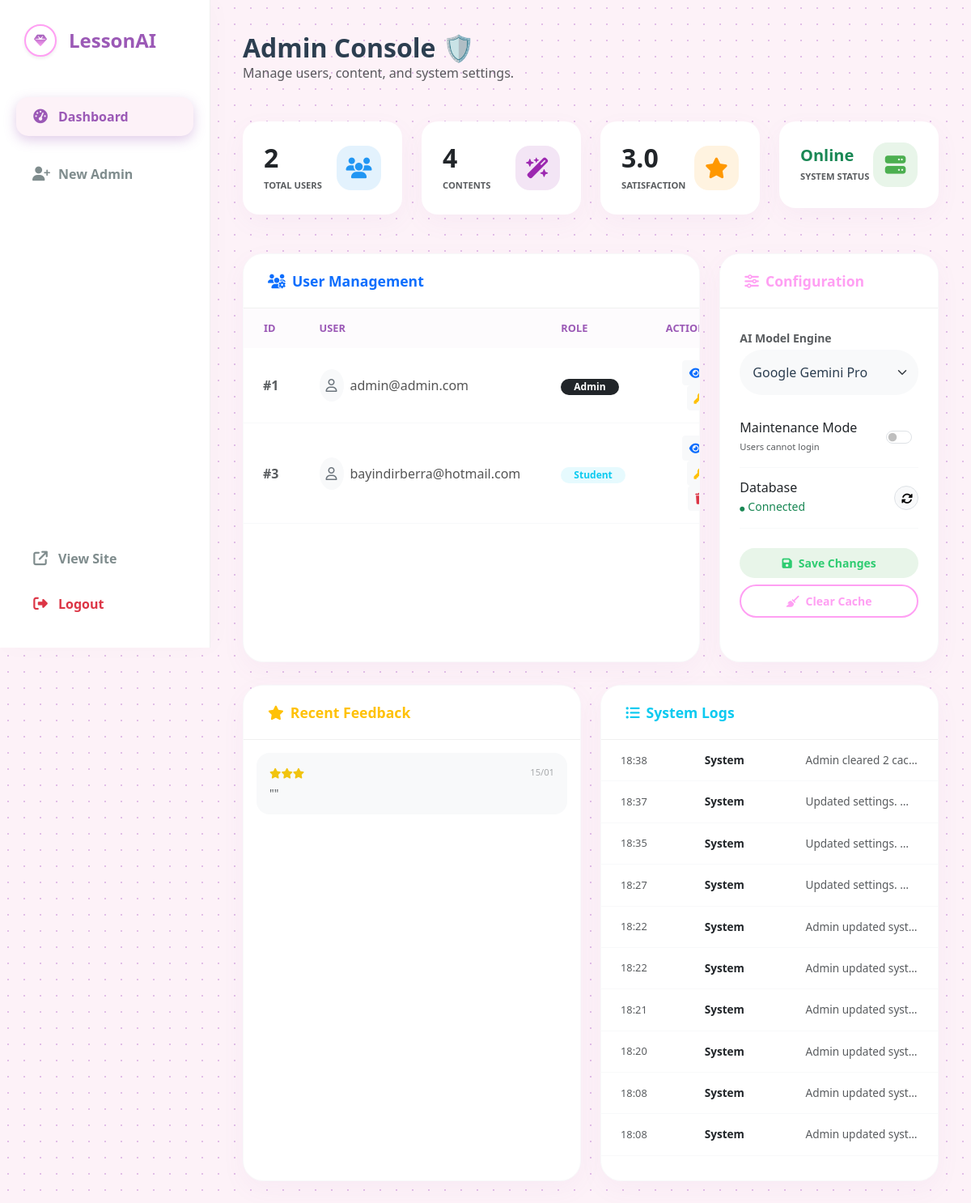
The page /admin (signed in) on the database its author committed.
### app/models/user.py (models this page shows, shortened)
class User(UserMixin, db.Model):
    id = db.Column(db.Integer, primary_key=True)
    email = db.Column(db.String(100), unique=True, nullable=False)
    password_hash = db.Column(db.String(200), nullable=False)
    role = db.Column(db.String(20), default='Student') # Roles: 'Student' or 'Admin'
    created_at = db.Column(db.DateTime, default=db.func.current_timestamp())
    @property
    def is_admin(self):
        return self.role == 'Admin'

### app/models/feedback.py (models this page shows)
class Feedback(db.Model):
    id = db.Column(db.Integer, primary_key=True)
    user_id = db.Column(db.Integer, db.ForeignKey('user.id'))
    content_id = db.Column(db.Integer, db.ForeignKey('content.id'))
    rating = db.Column(db.Integer) # 1 to 5 stars
    comment = db.Column(db.Text)
    created_at = db.Column(db.DateTime, default=db.func.current_timestamp())

### app/models/log.py (models this page shows)
class ActivityLog(db.Model):
    id = db.Column(db.Integer, primary_key=True)
    user_id = db.Column(db.Integer, db.ForeignKey('user.id'))
    action = db.Column(db.String(100)) # e.g. "Login", "Generated Content"
    details = db.Column(db.String(255))
    timestamp = db.Column(db.DateTime, default=db.func.current_timestamp())

### run.py (the view)
@app.route('/admin')
@login_required
def admin_dashboard():
    if not current_user.is_admin: abort(403)
    metrics = {'users': User.query.count(), 'contents': Content.query.count(), 'feedbacks': Feedback.query.count(), 'avg_rating': db.session.query(db.func.avg(Feedback.rating)).scalar() or 0}
    return render_template('admin/dashboard.html', metrics=metrics, users=User.query.all(), logs=ActivityLog.query.order_by(ActivityLog.timestamp.desc()).limit(10).all(), feedbacks=Feedback.query.order_by(Feedback.created_at.desc()).limit(5).all(), current_user=current_user, config=SYSTEM_CONFIG)

### app/templates/admin/dashboard.html (shortened to what this page needs)
<!DOCTYPE html>
<html lang="en">
<head>
    <link href="https://cdn.jsdelivr.net/npm/bootstrap@5.3.0/dist/css/bootstrap.min.css" rel="stylesheet">
    <link rel="stylesheet" href="https://cdnjs.cloudflare.com/ajax/libs/font-awesome/6.4.0/css/all.min.css">
    <link rel="stylesheet" href="{{ url_for('static', filename='style.css') }}?v=55">
</head>
<body>
    <div class="sidebar">
        <div class="brand-box">
            <div class="bg-white text-danger rounded-circle d-flex align-items-center justify-content-center shadow-sm" style="width: 40px; height: 40px; border: 2px solid #ff9ff3;">
                <i class="fa-solid fa-gem" style="background: -webkit-linear-gradient(#9b59b6, #ff9ff3); -webkit-background-clip: text; -webkit-text-fill-color: transparent;"></i>
            </div>
            <h4 class="fw-bold m-0" style="color: #9b59b6;">LessonAI</h4>
        </div>
        <ul class="nav-links">
            <li class="nav-item">
                <a href="/admin" class="nav-link active">
                    <i class="fa-solid fa-gauge-high"></i> Dashboard
                </a>
            </li>
            <li class="nav-item">
                <a href="#" class="nav-link" data-bs-toggle="modal" data-bs-target="#addAdminModal">
                    <i class="fa-solid fa-user-plus"></i> New Admin
                </a>
            </li>
            </ul>
        <div class="mt-auto">
            <a href="/" class="nav-link mb-2"><i class="fa-solid fa-arrow-up-right-from-square"></i> View Site</a>
            <a href="/logout" class="nav-link text-danger"><i class="fa-solid fa-right-from-bracket"></i> Logout</a>
        </div>
    </div>
    <div class="main-content">
        <div class="d-flex justify-content-between align-items-center mb-5">
            <div>
                <h2 class="fw-bold m-0" style="color: #2c3e50;">Admin Console 🛡️</h2>
                <p class="text-muted m-0">Manage users, content, and system settings.</p>
            </div>
        </div>
        <div class="row g-4 mb-5">
            <div class="col-md-3">
                <div class="metric-card">
                    <div><h2 class="fw-bold m-0 text-dark">{{ metrics.users }}</h2><small class="text-muted text-uppercase fw-bold" style="font-size: 0.7rem;">Total Users</small></div>
                    <div class="icon-circle" style="background: #e3f2fd; color: #2196f3;"><i class="fa-solid fa-users"></i></div>
                </div>
            </div>
            <div class="col-md-3">
                <div class="metric-card">
                    <div><h2 class="fw-bold m-0 text-dark">{{ metrics.contents }}</h2><small class="text-muted text-uppercase fw-bold" style="font-size: 0.7rem;">Contents</small></div>
                    <div class="icon-circle" style="background: #f3e5f5; color: #9c27b0;"><i class="fa-solid fa-wand-magic-sparkles"></i></div>
                </div>
            </div>
            <div class="col-md-3">
                <div class="metric-card">
                    <div><h2 class="fw-bold m-0 text-dark">{{ "%.1f"|format(metrics.avg_rating) }}</h2><small class="text-muted text-uppercase fw-bold" style="font-size: 0.7rem;">Satisfaction</small></div>
                    <div class="icon-circle" style="background: #fff3e0; color: #ff9800;"><i class="fa-solid fa-star"></i></div>
                </div>
            </div>
            <div class="col-md-3">
                <div class="metric-card">
                    <div>
                        <h5 class="fw-bold {{ 'text-danger' if config.maintenance else 'text-success' }} m-0">
                            {{ 'Maintenance' if config.maintenance else 'Online' }}
                        </h5>
                        <small class="text-muted text-uppercase fw-bold" style="font-size: 0.7rem;">System Status</small>
                    </div>
                    <div class="icon-circle" style="background: {{ '#ffebee' if config.maintenance else '#e8f5e9' }}; color: {{ '#f44336' if config.maintenance else '#4caf50' }};">
                        <i class="fa-solid {{ 'fa-triangle-exclamation' if config.maintenance else 'fa-server' }}"></i>
                    </div>
                </div>
            </div>
        </div>
        <div class="row g-4">
            <div class="col-lg-8">
                <div class="panel-box">
                    <div class="panel-header text-primary">
                        <span><i class="fa-solid fa-users-gear me-2"></i>User Management</span>
                    </div>
                    <div class="table-responsive">
                        <table class="table mb-0 table-hover">
                            <thead><tr><th>ID</th><th>User</th><th>Role</th><th class="text-end">Actions</th></tr></thead>
                            <tbody>
                                {% for user in users %}
                                <tr>
                                    <td class="fw-bold text-muted ps-4">#{{ user.id }}</td>
                                    <td><div class="d-flex align-items-center"><div class="bg-light text-secondary rounded-circle p-2 me-2"><i class="fa-regular fa-user"></i></div>{{ user.email }}</div></td>
                                    <td>
                                        {% if user.role == 'Admin' %}<span class="badge bg-dark rounded-pill px-3">Admin</span>
                                        {% else %}<span class="badge bg-info bg-opacity-10 text-info rounded-pill px-3">Student</span>{% endif %}
                                    </td>
                                    <td class="text-end pe-4">
                                        <a href="{{ url_for('admin_user_detail', user_id=user.id) }}" class="btn btn-sm btn-light text-primary me-1" title="View Activity">
                                            <i class="fa-solid fa-eye"></i>
                                        </a>
                                        <form action="/admin/reset-password/{{ user.id }}" method="POST" class="d-inline" onsubmit="return confirm('Reset password?');"><button class="btn btn-sm btn-light text-warning" title="Reset Password"><i class="fa-solid fa-key"></i></button></form>
                                        {% if user.id != current_user.id %}
                                        <form action="/admin/delete-user/{{ user.id }}" method="POST" class="d-inline" onsubmit="return confirm('Delete user?');"><button class="btn btn-sm btn-light text-danger" title="Delete User"><i class="fa-solid fa-trash"></i></button></form>
                                        {% endif %}
                                    </td>
                                </tr>
                                {% endfor %}
                            </tbody>
                        </table>
                    </div>
                </div>
            </div>
            <div class="col-lg-4">
                <div class="panel-box">
                    <div class="panel-header" style="color: #ff9ff3;">
                        <span><i class="fa-solid fa-sliders me-2"></i>Configuration</span>
                    </div>
                    <div class="p-4">
                        <form action="/admin/config" method="POST">
                            <div class="mb-3">
                                <label class="small fw-bold text-muted mb-1">AI Model Engine</label>
                                <select class="form-select border-0 bg-light rounded-pill px-3" name="ai_model">
                                    <option value="gemini" {% if config.ai_model == 'gemini' %}selected{% endif %}>Google Gemini Pro</option>
                                </select>
                            </div>
                            <div class="config-item">
                                <div><h6 class="m-0 text-dark fs-6">Maintenance Mode</h6><small class="text-muted" style="font-size: 0.7rem;">Users cannot login</small></div>
                                <div class="form-check form-switch"><input class="form-check-input" type="checkbox" name="maintenance_mode" role="switch" {% if config.maintenance %}checked{% endif %}></div>
                            </div>
                            <div class="config-item">
                                <div><h6 class="m-0 text-dark fs-6">Database</h6><small class="text-success"><i class="fa-solid fa-circle me-1" style="font-size: 6px;"></i>Connected</small></div>
                                <button type="button" onclick="window.location.reload()" class="btn btn-sm btn-light border rounded-circle" style="width:30px; height:30px;"><i class="fa-solid fa-rotate"></i></button>
                            </div>
                            <div class="mt-4 d-flex flex-column gap-2">
                                <button type="submit" name="action" value="save_settings" class="btn btn-save-soft w-100 btn-sm py-2">
                                    <i class="fa-solid fa-floppy-disk me-2"></i>Save Changes
                                </button>
                                <button type="submit" name="action" value="clear_cache" class="btn btn-pink-outline w-100 btn-sm py-2">
                                    <i class="fa-solid fa-broom me-2"></i>Clear Cache
                                </button>
                            </div>
                        </form>
                    </div>
                </div>
            </div>
        </div>
        <div class="row g-4 mt-1">
            <div class="col-lg-6">
                <div class="panel-box">
                    <div class="panel-header text-warning"><span><i class="fa-solid fa-star me-2"></i>Recent Feedback</span></div>
                    <div class="p-3" style="max-height: 250px; overflow-y: auto;">
                        {% for fb in feedbacks %}
                        <div class="d-flex justify-content-between p-3 mb-2 bg-light rounded-4">
                            <div>
                                <div style="color: #f1c40f; font-size: 0.8rem;">{% for i in range(fb.rating) %}<i class="fa-solid fa-star"></i>{% endfor %}</div>
                                <small class="text-muted d-block mt-1">"{{ fb.comment }}"</small>
                            </div>
                            <small class="text-muted opacity-50" style="font-size: 0.7rem;">{{ fb.created_at.strftime('%d/%m') }}</small>
                        </div>
                        {% else %}<p class="text-center text-muted py-4">No feedback yet.</p>{% endfor %}
                    </div>
                </div>
            </div>
            <div class="col-lg-6">
                <div class="panel-box">
                    <div class="panel-header text-info"><span><i class="fa-solid fa-list-ul me-2"></i>System Logs</span></div>
                    <div class="table-responsive">
                        <table class="table mb-0 table-sm">
                            <tbody>
                                {% for log in logs %}
                                <tr>
                                    <td class="ps-4 text-muted" style="font-size: 0.8rem;">{{ log.timestamp.strftime('%H:%M') }}</td>
                                    <td class="fw-bold text-dark" style="font-size: 0.85rem;">{{ log.action }}</td>
                                    <td class="text-muted text-truncate" style="max-width: 150px; font-size: 0.85rem;">{{ log.details }}</td>
                                </tr>
                                {% else %}<tr><td colspan="3" class="text-center py-4 text-muted">No logs found.</td></tr>{% endfor %}
                            </tbody>
                        </table>
                    </div>
                </div>
            </div>
        </div>
    </div>
</body>
</html>

### rows shown on the page
User: id "1", email "admin@admin.com", role "Admin"
User: id "3", email "bayindirberra@hotmail.com", role "Student"
Feedback: rating 3 (drawn), created_at "15/01"
ActivityLog: timestamp "18:38", action "System", details "Admin cleared 2 cac…"
ActivityLog: timestamp "18:37", action "System", details "Updated settings.…"
ActivityLog: timestamp "18:35", action "System", details "Updated settings.…"
ActivityLog: timestamp "18:27", action "System", details "Updated settings.…"
ActivityLog: timestamp "18:22", action "System", details "Admin updated syst…"
ActivityLog: timestamp "18:22", action "System", details "Admin updated syst…"
ActivityLog: timestamp "18:21", action "System", details "Admin updated syst…"
ActivityLog: timestamp "18:20", action "System", details "Admin updated syst…"
ActivityLog: timestamp "18:08", action "System", details "Admin updated syst…"
ActivityLog: timestamp "18:08", action "System", details "Admin updated syst…"

### other values the page prints
{{ metrics.users }} "2"
{{ metrics.contents }} "4"
{{ "%.1f"|format(metrics.avg_rating) }} "3.0"
{{ 'Maintenance' if config.maintenance else 'Online' }} "Online"
